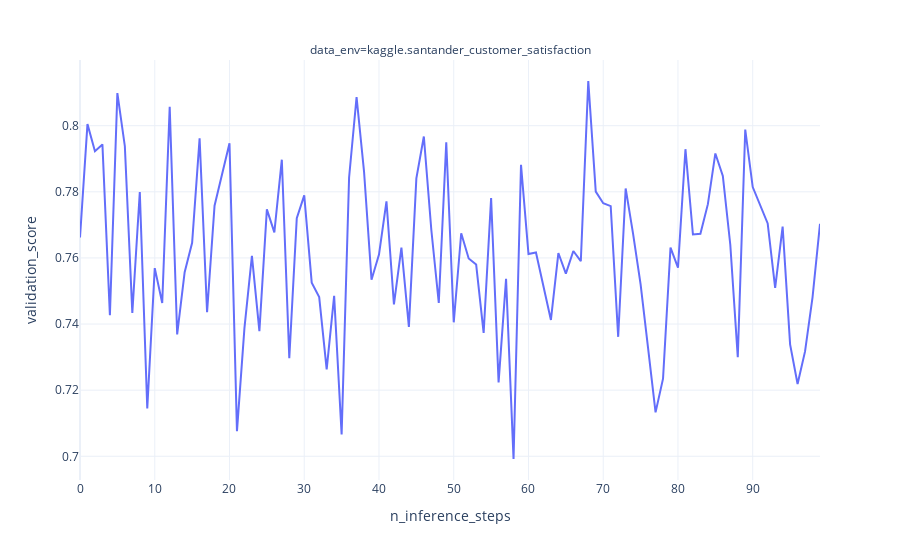

The code cell stored with this chart in its notebook:
### Code cell
px.line(
    (
        inference_results
        .query("data_env_partition == 'training'")
        .query("data_env.str.startswith('kaggle.')")
    ),
    x="n_inference_steps",
    y="validation_score",
    template="plotly_white",
    facet_col="data_env",
    facet_col_wrap=2,
)

### Figure 1 — Plotly figure (JSON) as saved in the notebook; plotly's stock layout.template omitted (floating-point values rounded to 4 significant figures)
{"data": [{"hoverlabel": {"namelength": 0}, "hovertemplate": "data_env=kaggle.santander_customer_satisfaction<br>n_inference_steps=%{x}<br>validation_score=%{y}", "legendgroup": "", "line": {"color": "#636efa", "dash": "solid"}, "mode": "lines", "name": "", "showlegend": false, "type": "scatter", "x": [0, 1, 2, 3, 4, 5, 6, 7, 8, 9, 10, 11, 12, 13, 14, 15, 16, 17, 18, 20, 21, 22, 23, 24, 25, 26, 27, 28, 29, 30, 31, 32, 33, 34, 35, 36, 37, 38, 39, 40, 41, 42, 43, 44, 45, 46, 47, 48, 49, 50, 51, 52, 53, 54, 55, 56, 57, 58, 59, 60, 61, 63, 64, 65, 66, 67, 68, 69, 70, 71, 72, 73, 74, 75, 76, 77, 78, 79, 80, 81, 82, 83, 84, 85, 86, 87, 88, 89, 90, 92, 93, 94, 95, 96, 97, 98, 99], "xaxis": "x", "y": [0.7662, 0.8005, 0.7923, 0.7943, 0.7427, 0.8099, 0.7938, 0.7434, 0.7799, 0.7144, 0.7569, 0.7464, 0.8057, 0.7368, 0.7557, 0.7646, 0.7961, 0.7436, 0.7758, 0.7947, 0.7076, 0.7388, 0.7606, 0.7379, 0.7747, 0.7677, 0.7897, 0.7296, 0.772, 0.7789, 0.7525, 0.7482, 0.7263, 0.7485, 0.7066, 0.7843, 0.8086, 0.7861, 0.7534, 0.761, 0.7771, 0.7459, 0.7631, 0.7392, 0.7841, 0.7967, 0.7685, 0.7464, 0.795, 0.7405, 0.7675, 0.7598, 0.758, 0.7373, 0.7781, 0.7224, 0.7537, 0.6992, 0.7882, 0.7612, 0.7617, 0.7412, 0.7615, 0.7553, 0.7621, 0.759, 0.8135, 0.78, 0.7765, 0.7757, 0.7361, 0.781, 0.7672, 0.752, 0.7327, 0.7133, 0.7235, 0.7631, 0.757, 0.7929, 0.7671, 0.7673, 0.7763, 0.7916, 0.7848, 0.764, 0.73, 0.7988, 0.7814, 0.7704, 0.7509, 0.7695, 0.7339, 0.7219, 0.7317, 0.7481, 0.7703], "yaxis": "y"}], "layout": {"annotations": [{"font": {}, "showarrow": false, "text": "data_env=kaggle.santander_customer_satisfaction", "x": 0.5, "xanchor": "center", "xref": "paper", "y": 1, "yanchor": "bottom", "yref": "paper"}], "autosize": true, "legend": {"tracegroupgap": 0}, "margin": {"t": 60}, "xaxis": {"anchor": "y", "autorange": true, "domain": [0, 1], "range": [0, 99], "title": {"text": "n_inference_steps"}, "type": "linear"}, "yaxis": {"anchor": "x", "autorange": true, "domain": [0, 1], "range": [0.6928, 0.8199], "title": {"text": "validation_score"}, "type": "linear"}}}
